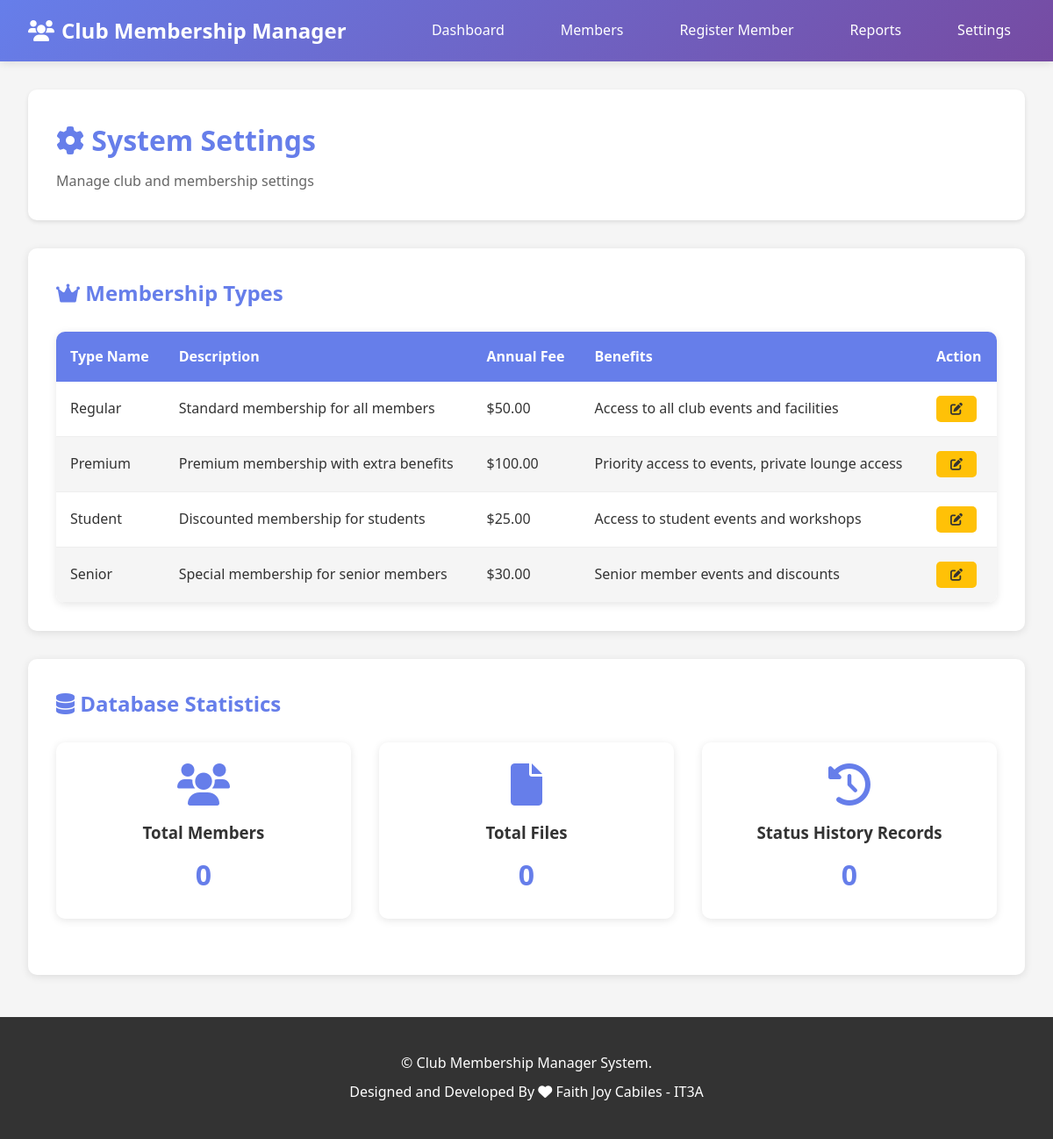
The page /settings.php on the database its author committed.
### tables this page shows
CREATE TABLE IF NOT EXISTS membership_types (
    id INT AUTO_INCREMENT PRIMARY KEY,
    type_name VARCHAR(50) UNIQUE NOT NULL,
    description VARCHAR(255),
    annual_fee DECIMAL(10, 2),
    benefits TEXT,
    created_date TIMESTAMP DEFAULT CURRENT_TIMESTAMP
);

### settings.php (the view, shortened to what this page needs)
<?php
include('config/config.php');
include('includes/header.php');
$membership_types = $conn->query("SELECT * FROM membership_types");
?>
<div class="page-header">
    <h1><i class="fas fa-cog"></i> System Settings</h1>
    <p>Manage club and membership settings</p>
</div>
<div style="background: white; padding: 2rem; border-radius: 10px; box-shadow: 0 2px 10px rgba(0, 0, 0, 0.1); margin-bottom: 2rem;">
    <h2 style="color: #667eea; margin-bottom: 1.5rem;"><i class="fas fa-crown"></i> Membership Types</h2>
    <div class="table-responsive">
        <table>
            <thead>
                <tr>
                    <th>Type Name</th>
                    <th>Description</th>
                    <th>Annual Fee</th>
                    <th>Benefits</th>
                    <th>Action</th>
                </tr>
            </thead>
            <tbody>
                <?php while ($type = $membership_types->fetch_assoc()): ?>
                    <tr>
                        <td><?php echo $type['type_name']; ?></td>
                        <td><?php echo $type['description']; ?></td>
                        <td>$<?php echo number_format($type['annual_fee'], 2); ?></td>
                        <td><?php echo $type['benefits']; ?></td>
                        <td>
                            <div class="action-buttons">
                                <button class="btn btn-warning action-btn" onclick="editMembershipType(<?php echo $type['id']; ?>)">
                                    <i class="fas fa-edit"></i>
                                </button>
                            </div>
                        </td>
                    </tr>
                <?php endwhile; ?>
            </tbody>
        </table>
    </div>
</div>
<div style="background: white; padding: 2rem; border-radius: 10px; box-shadow: 0 2px 10px rgba(0, 0, 0, 0.1);">
    <h2 style="color: #667eea; margin-bottom: 1.5rem;"><i class="fas fa-database"></i> Database Statistics</h2>
    <div class="dashboard-grid">
        <div class="dashboard-card">
            <i class="fas fa-users"></i>
            <h3>Total Members</h3>
            <div class="stat"><?php echo $conn->query("SELECT COUNT(*) as count FROM members")->fetch_assoc()['count']; ?></div>
        </div>
        <div class="dashboard-card">
            <i class="fas fa-file"></i>
            <h3>Total Files</h3>
            <div class="stat"><?php echo $conn->query("SELECT COUNT(*) as count FROM member_files")->fetch_assoc()['count']; ?></div>
        </div>
        <div class="dashboard-card">
            <i class="fas fa-history"></i>
            <h3>Status History Records</h3>
            <div class="stat"><?php echo $conn->query("SELECT COUNT(*) as count FROM status_history")->fetch_assoc()['count']; ?></div>
        </div>
    </div>
</div>
<?php include('includes/footer.php'); ?>

### includes/header.php (shortened to what this page needs)
<!DOCTYPE html>
<html lang="en">
<head>
    <link rel="stylesheet" href="css/style.css">
    <link rel="stylesheet" href="https://cdnjs.cloudflare.com/ajax/libs/font-awesome/6.0.0/css/all.min.css">
</head>
<body>
    <nav class="navbar">
        <div class="navbar-container">
            <div class="navbar-brand">
                <i class="fas fa-users"></i> Club Membership Manager
            </div>
            <ul class="navbar-menu">
                <li><a href="index.php" class="nav-link">Dashboard</a></li>
                <li><a href="member_list.php" class="nav-link">Members</a></li>
                <li><a href="register_member.php" class="nav-link">Register Member</a></li>
                <li><a href="member_reports.php" class="nav-link">Reports</a></li>
                <li><a href="settings.php" class="nav-link">Settings</a></li>
            </ul>
        </div>
    </nav>
    <div class="container">

### includes/footer.php (shortened to what this page needs)
</div>
<footer class="footer">
    <div class="footer-content">
        <p>&copy; Club Membership Manager System.</p>
        <p>Designed and Developed By <i class="fas fa-heart"></i> Faith Joy Cabiles - IT3A</p>
    </div>
</footer>
</body>
</html>

### css/style.css (style rules this page uses)
* { margin: 0; padding: 0; box-sizing: border-box; }
body { font-family: 'Segoe UI', Tahoma, Geneva, Verdana, sans-serif; background-color: #f5f5f5; color: #333; line-height: 1.6; }
.navbar { background: linear-gradient(135deg, #667eea 0%, #764ba2 100%); color: white; padding: 0; box-shadow: 0 2px 10px rgba(0, 0, 0, 0.1); position: sticky; top: 0; z-index: 100; }
.navbar-container { max-width: 1200px; margin: 0 auto; display: flex; justify-content: space-between; align-items: center; padding: 1rem 2rem; }
.navbar-brand { font-size: 1.5rem; font-weight: bold; display: flex; align-items: center; gap: 0.5rem; }
.navbar-menu { display: flex; list-style: none; gap: 2rem; }
.nav-link { color: white; text-decoration: none; transition: 0.3s ease; padding: 0.5rem 1rem; border-radius: 5px; }
.container { max-width: 1200px; margin: 2rem auto; padding: 0 2rem; min-height: calc(100vh - 200px); }
.page-header { background: white; padding: 2rem; border-radius: 10px; margin-bottom: 2rem; box-shadow: 0 2px 5px rgba(0, 0, 0, 0.1); }
.page-header h1 { color: #667eea; margin-bottom: 0.5rem; }
.page-header p { color: #666; }
.dashboard-grid { display: grid; grid-template-columns: repeat(auto-fit, minmax(250px, 1fr)); gap: 2rem; margin-bottom: 2rem; }
.dashboard-card { background: white; padding: 1.5rem; border-radius: 10px; box-shadow: 0 2px 10px rgba(0, 0, 0, 0.1); text-align: center; transition: transform 0.3s ease, box-shadow 0.3s ease; }
.dashboard-card i { font-size: 3rem; color: #667eea; margin-bottom: 1rem; }
.dashboard-card h3 { color: #333; margin-bottom: 0.5rem; }
.dashboard-card .stat { font-size: 2rem; font-weight: bold; color: #667eea; }
.btn { padding: 0.75rem 1.5rem; border: none; border-radius: 5px; font-size: 1rem; cursor: pointer; transition: 0.3s ease; display: inline-block; text-decoration: none; text-align: center; }
.btn-warning { background-color: #ffc107; color: #333; }
.table-responsive { background: white; border-radius: 10px; overflow: hidden; box-shadow: 0 2px 10px rgba(0, 0, 0, 0.1); overflow-x: auto; }
table { width: 100%; border-collapse: collapse; }
table thead { background-color: #667eea; color: white; }
table th { padding: 1rem; text-align: left; font-weight: 600; }
table td { padding: 1rem; border-bottom: 1px solid #eee; }
table tbody tr:nth-child(even) { background-color: #f5f5f5; }
.action-buttons { display: flex; gap: 0.5rem; }
.action-btn { padding: 0.5rem 1rem; font-size: 0.875rem; display: inline-flex; align-items: center; gap: 0.25rem; text-decoration: none; }
.footer { background-color: #333; color: white; text-align: center; padding: 2rem; margin-top: 3rem; }
.footer-content p { margin: 0.5rem 0; }

### rows shown on the page
membership_types: type_name "Regular", description "Standard membership for all members", annual_fee "50.00", benefits "Access to all club events and facilities"
membership_types: type_name "Premium", description "Premium membership with extra benefits", annual_fee "100.00", benefits "Priority access to events, private lounge access"
membership_types: type_name "Student", description "Discounted membership for students", annual_fee "25.00", benefits "Access to student events and workshops"
membership_types: type_name "Senior", description "Special membership for senior members", annual_fee "30.00", benefits "Senior member events and discounts"
